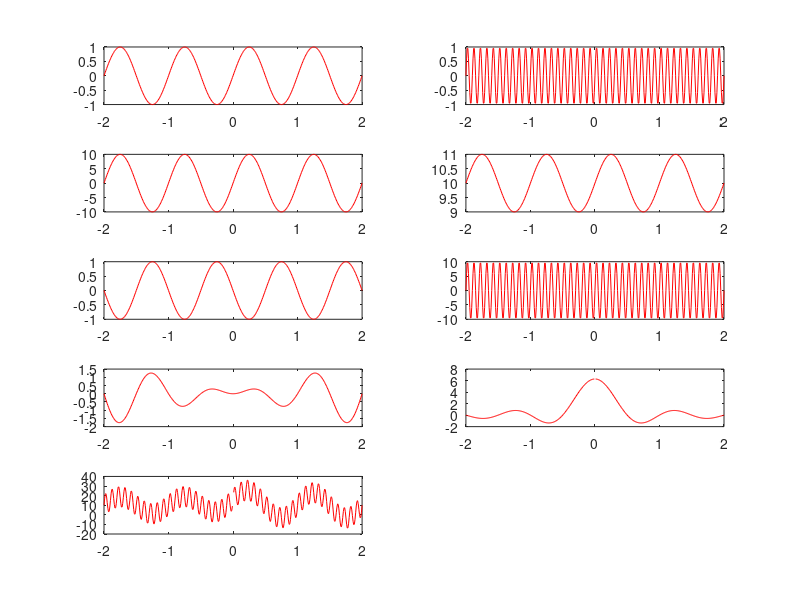
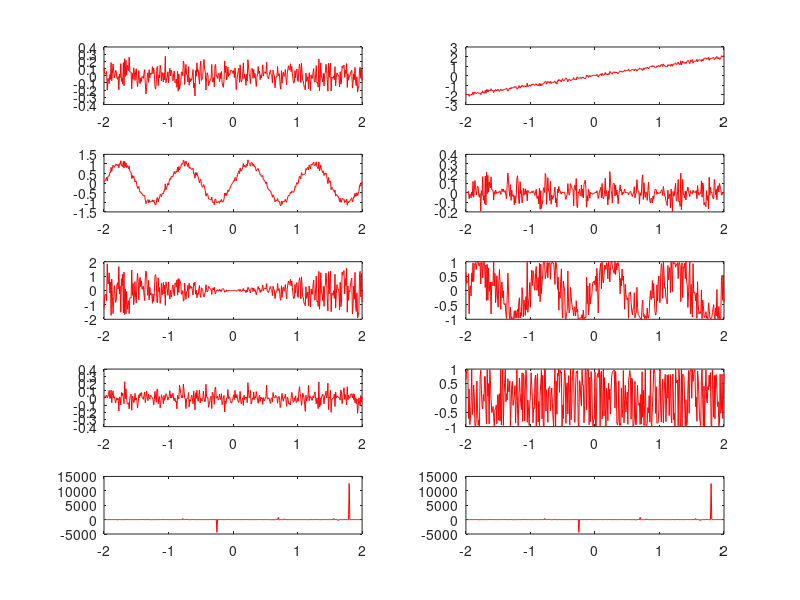
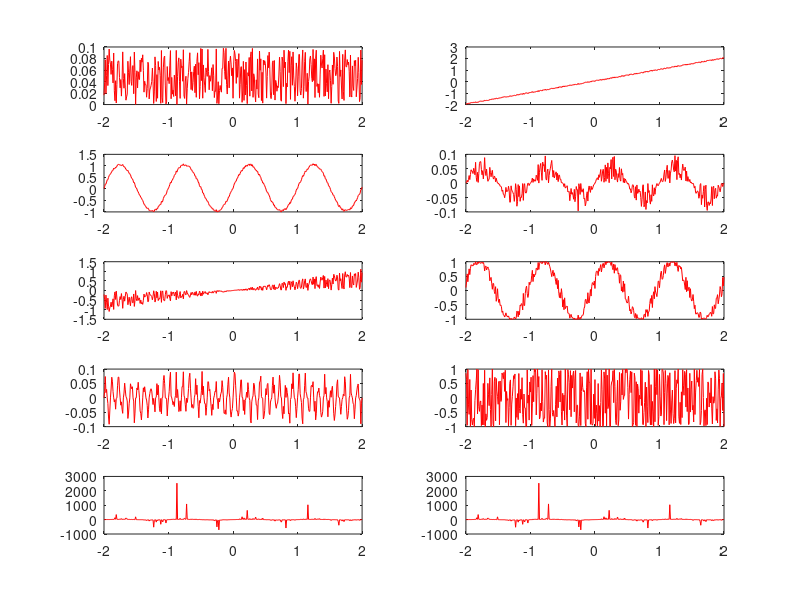
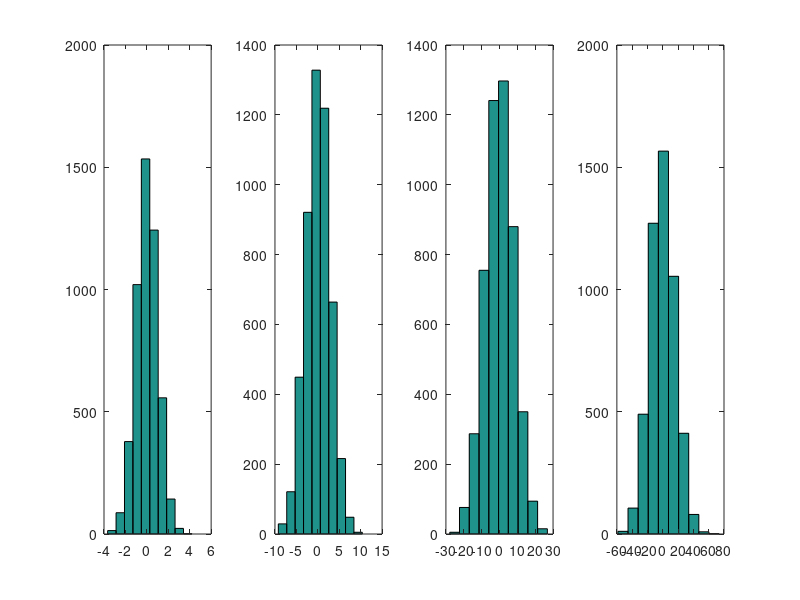

Reproduce these figures in MATLAB, in order.
    %Problem 1
figure(1);
t=-2:0.01:2; %duration
%signals 
y1 = sin(2*pi*t);
y2= sin(2*pi*10*t);
y3=10*sin(2*pi*t);
y4= sin(2*pi*t)+10;
y5= sin(2*pi*(t- 0.5));
y6= 10*sin(2*pi*10*t);
y7= t.*sin(2*pi*t);  
y8= sin(2*pi*t)./t ;   
y9= y1+y2+y3+y4+y5+y6+y7+y8;  
%plots
subplot(5,2,1);
plot(t,y1,'r');
subplot(5,2,2);
plot(t,y2,'r');
subplot(5,2,3);
plot(t,y3,'r');
subplot(5,2,4);
plot(t,y4,'r');
subplot(5,2,5);
plot(t,y5,'r');
subplot(5,2,6);
plot(t,y6,'r');
subplot(5,2,7);
plot(t,y7,'r');
subplot(5,2,8);
plot(t,y8,'r');
subplot(5,2,9);
plot(t,y9,'r');
    %Problem 2
figure(2);
%signals 
z=0.1*randn(1,401);
y10= z;
y11 = z+t;
y12= z+y1;
y13= z.*y1;  
y14=t.*sin(2*pi*z);
y15= sin(2*pi*(t+z));
y16= z.*y2;  
y17= sin(2*pi*(t+10*z));
y18= y1./z;
y19= y11+y12+y13+y14+y15+y16+y17+y18;
%plots
subplot(5,2,1);
plot(t,y10,'r');
subplot(5,2,2);
plot(t,y11,'r');
subplot(5,2,3);
plot(t,y12,'r');
subplot(5,2,4);
plot(t,y13,'r');
subplot(5,2,5);
plot(t,y14,'r');
subplot(5,2,6);
plot(t,y15,'r');
subplot(5,2,7);
plot(t,y16,'r');
subplot(5,2,8);
plot(t,y17,'r');
subplot(5,2,9);
plot(t,y18,'r');
subplot(5,2,10);
plot(t,y19,'r');
    %Problem 3
figure(3);
%signals 
z=0.1*rand(1,401);
y20= z;
y21 = z+t ;
y22= z+y1;
y23= z.*y1; 
y24=t.*sin(2*pi*z); 
y25= sin(2*pi*(t+z));
y26= z.*y2; 
y27= sin(2*pi*(t+10*z));
y28=y1./z; 
y29=y21+y22+y23+y24+y25+y26+y27+y28;
%plots
subplot(5,2,1);
plot(t,y20,'r');
subplot(5,2,2);
plot(t,y21,'r');
subplot(5,2,3);
plot(t,y22,'r');
subplot(5,2,4);
plot(t,y23,'r');
subplot(5,2,5);
plot(t,y24,'r');
subplot(5,2,6);
plot(t,y25,'r');
subplot(5,2,7);
plot(t,y26,'r');
subplot(5,2,8);
plot(t,y27,'r');
subplot(5,2,9);
plot(t,y28,'r');
subplot(5,2,10);
plot(t,y29,'r');
    %Problem 4
figure(4);    %Gaussian(Normal) Random variables
r1 = sqrt(1).*randn(5000,1) + 0; %variance 1 and mean 0
r2 = sqrt(8).*randn(5000,1) + 0; %variance 8 and mean 0
r3 = sqrt(64).*randn(5000,1) + 0; %variance 64 and mean 0
r4 = sqrt(256).*randn(5000,1) + 0; %variance 256 and mean 0
subplot(1,4,1);
hist(r1);
subplot(1,4,2);
hist(r2);
subplot(1,4,3);
hist(r3);
subplot(1,4,4);
hist(r4);
    %Problem 5
figure(5);    %Gaussian(Normal) Random variables
r5 = sqrt(1).*randn(5000,1) + 10; %variance 1 and mean 10
r6 = sqrt(4).*randn(5000,1) + 20; %variance 4 and mean 20
r7 = sqrt(1).*randn(5000,1) - 10; %variance 1 and mean -10
r8 = sqrt(4).*randn(5000,1) - 20; %variance 4 and mean -20
subplot(1,4,1);
hist(r5);
subplot(1,4,2);
hist(r6);
subplot(1,4,3);
hist(r7);
subplot(1,4,4);
hist(r8);
    %Problem 6
figure(6);     %uniformly distributed random variables
r11=randi([-4 4],1,5000); %between -4 and 4 
r21=randi([-20 20],1,5000); %between -20 and 20
subplot(1,2,1);
hist(r11);
subplot(1,2,2);
hist(r21);




